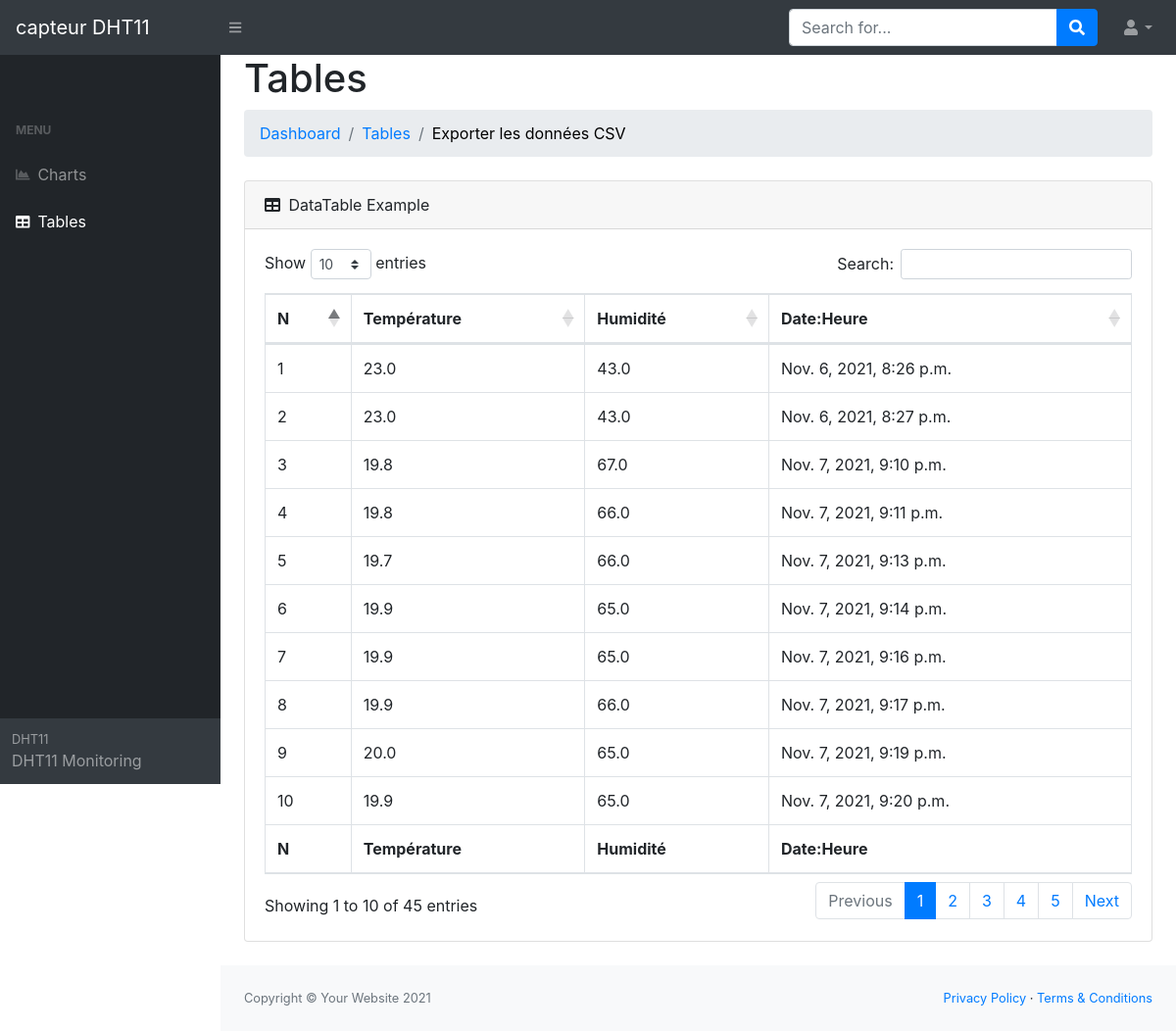
The app's page /data/ with its own data.
### TPDHT11/models.py (models this page shows, shortened)
class Dht(models.Model):
    temp = models.FloatField(null=True)
    hum = models.FloatField(null=True)
    dt = models.DateTimeField(auto_now_add=True,null=True)

### TPDHT11/views.py (the view)
# urls.py: path('data/', views.data, name = 'Data'),
def data(request):
    tab1 = Dht.objects.all()
    s = {'tab1': tab1}
    return render(request, 'app/tables.html', s)

### TPDHT11/templates/app/tables.html (shortened to what this page needs)
<!DOCTYPE html>
{% load static %}
<html lang="en">
    <head>
        <link href="{% static 'dist/css/styles.css'%}" rel="stylesheet" />
        <link href="https://cdn.datatables.net/1.10.20/css/dataTables.bootstrap4.min.css" rel="stylesheet" />
    </head>
    <body class="sb-nav-fixed">
        <nav class="sb-topnav navbar navbar-expand navbar-dark bg-dark">
            <a class="navbar-brand" href="{% url 'DB'%}">capteur DHT11</a>
            <button class="btn btn-link btn-sm order-1 order-lg-0" id="sidebarToggle" href=""><i class="fas fa-bars"></i></button>
            <form class="d-none d-md-inline-block form-inline ml-auto mr-0 mr-md-3 my-2 my-md-0">
                <div class="input-group">
                    <input class="form-control" type="text" placeholder="Search for..." aria-label="Search" aria-describedby="basic-addon2" />
                    <div class="input-group-append">
                        <button class="btn btn-primary" type="button"><i class="fas fa-search"></i></button>
                    </div>
                </div>
            </form>
            <ul class="navbar-nav ml-auto ml-md-0">
                <li class="nav-item dropdown">
                    <a class="nav-link dropdown-toggle" id="userDropdown" href="#!" role="button" data-toggle="dropdown" aria-haspopup="true" aria-expanded="false"><i class="fas fa-user fa-fw"></i></a>
                </li>
            </ul>
        </nav>
        <div id="layoutSidenav">
            <div id="layoutSidenav_nav">
                <nav class="sb-sidenav accordion sb-sidenav-dark" id="sidenavAccordion">
                    <div class="sb-sidenav-menu">
                        <div class="nav">
                            <div class="sb-sidenav-menu-heading"></div>
                            <div class="sb-sidenav-menu-heading">menu</div>
                            <a class="nav-link" href="{% url 'CH'%}">
                                <div class="sb-nav-link-icon"><i class="fas fa-chart-area"></i></div>
                                Charts
                            </a>
                            <a class="nav-link" href="">
                                <div class="sb-nav-link-icon"><i class="fas fa-table"></i></div>
                                Tables
                            </a>
                        </div>
                    </div>
                    <div class="sb-sidenav-footer">
                        <div class="small">DHT11</div>
                        DHT11 Monitoring
                    </div>
                </nav>
            </div>
            <div id="layoutSidenav_content">
                <main>
                    <div class="container-fluid">
                        <h1 class="mt-6">Tables</h1>
                        <ol class="breadcrumb mb-4">
                            <li class="breadcrumb-item"><a href="{% url 'DB' %}">Dashboard</a></li>
                            <li class="breadcrumb-item active"><a href="{% url 'Data' %}" > Tables </a></li>
                            <li class="breadcrumb-item active black" ><a href="{% url 'exp-csv' %}" style="color:black" > Exporter les données CSV </a></li>
                        </ol>
                        <div class="card mb-4">
                            <div class="card-header">
                                <i class="fas fa-table mr-1"></i>
                                DataTable Example
                            </div>
                            <div class="card-body">
                                <div class="table-responsive">
                                    <table class="table table-bordered" id="dataTable" width="100%" cellspacing="0">
                                        <thead>
                                            <tr>
                                                <th>N</th>
                                                <th>Température</th>
                                                <th>Humidité</th>
                                                <th>Date:Heure</th>
                                            </tr>
                                        </thead>
                                        <tfoot>
                                            <tr>
                                                <th>N</th>
                                                <th>Température</th>
                                                <th>Humidité</th>
                                                <th>Date:Heure</th>
                                            </tr>
                                        </tfoot>
                                        <tbody>
                                            {% for i in tab1 %}
                                                <tr>
                                                    <td>{{i.id}}</td>
                                                    <td>{{i.temp}}</td>
                                                    <td>{{i.hum}}</td>
                                                    <td>{{i.dt}}</td>
                                            {%endfor%}
                                        </tbody>
                                    </table>
                                </div>
                            </div>
                        </div>
                    </div>
                </main>
                <footer class="py-4 bg-light mt-auto">
                    <div class="container-fluid">
                        <div class="d-flex align-items-center justify-content-between small">
                            <div class="text-muted">Copyright &copy; Your Website 2021</div>
                            <div>
                                <a href="#">Privacy Policy</a>
                                &middot;
                                <a href="#">Terms &amp; Conditions</a>
                            </div>
                        </div>
                    </div>
                </footer>
            </div>
        </div>
    </body>
</html>

### records on screen
Dht: id "1", temp "23.0", hum "43.0", dt "Nov. 6, 2021, 8:26 p.m."
Dht: id "2", temp "23.0", hum "43.0", dt "Nov. 6, 2021, 8:27 p.m."
Dht: id "3", temp "19.8", hum "67.0", dt "Nov. 7, 2021, 9:10 p.m."
Dht: id "4", temp "19.8", hum "66.0", dt "Nov. 7, 2021, 9:11 p.m."
Dht: id "5", temp "19.7", hum "66.0", dt "Nov. 7, 2021, 9:13 p.m."
Dht: id "6", temp "19.9", hum "65.0", dt "Nov. 7, 2021, 9:14 p.m."
Dht: id "7", temp "19.9", hum "65.0", dt "Nov. 7, 2021, 9:16 p.m."
Dht: id "8", temp "19.9", hum "66.0", dt "Nov. 7, 2021, 9:17 p.m."
Dht: id "9", temp "20.0", hum "65.0", dt "Nov. 7, 2021, 9:19 p.m."
Dht: id "10", temp "19.9", hum "65.0", dt "Nov. 7, 2021, 9:20 p.m."
